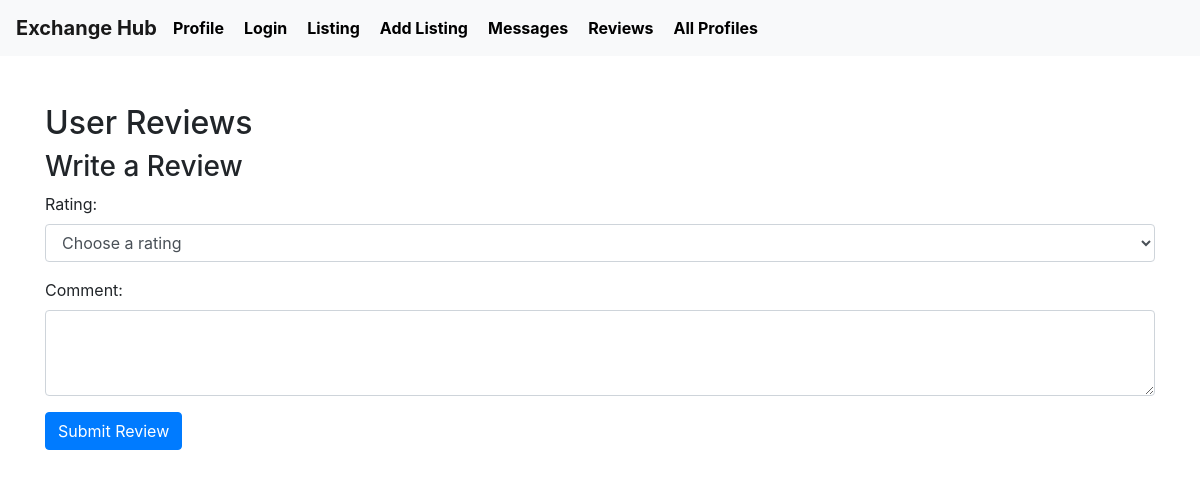
Page /user_reviews/1 on the earlier database version.
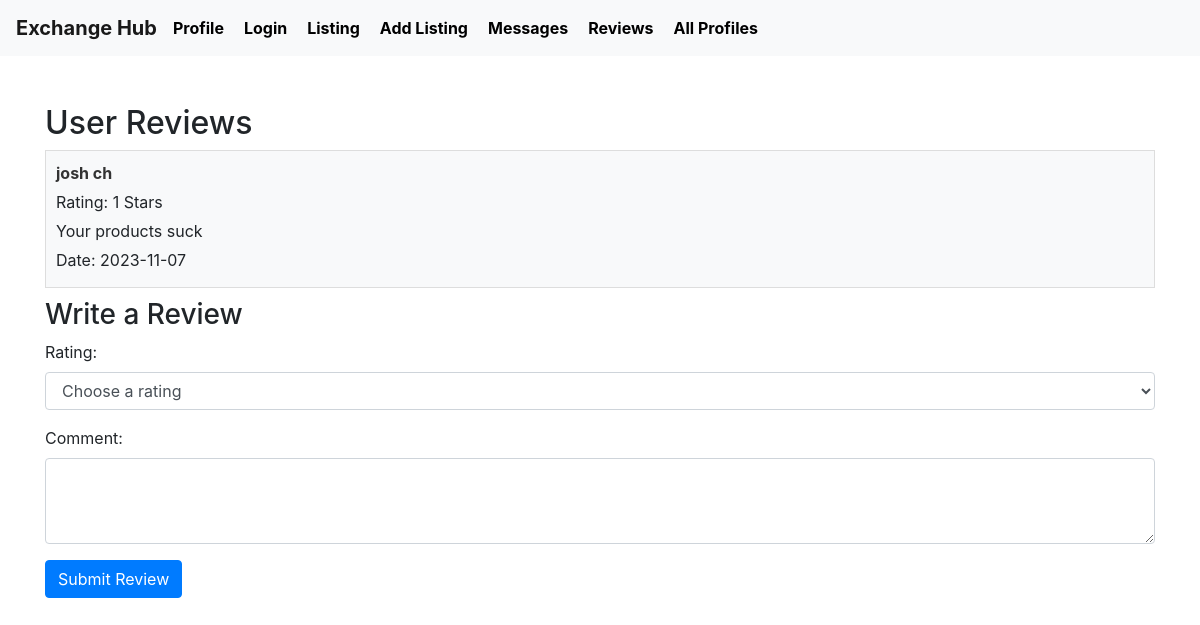
Same page on the later database version.
### tables this page shows
CREATE TABLE Review (
    reviewID INTEGER PRIMARY KEY AUTOINCREMENT,
    reviewerID INTEGER,
    reviewedUserID INTEGER,
    rating INTEGER NOT NULL,
    comment TEXT,
    datePosted DATE NOT NULL,
    FOREIGN KEY (reviewerID) REFERENCES User(userID),
    FOREIGN KEY (reviewedUserID) REFERENCES User(userID)
);

CREATE TABLE User (
    userID INTEGER PRIMARY KEY AUTOINCREMENT,
    firstName TEXT NOT NULL,
    lastName TEXT NOT NULL,
    email TEXT UNIQUE NOT NULL,
    hashedPassword TEXT NOT NULL,
    profileImage TEXT,
    location TEXT NOT NULL,
    joinDate DATE NOT NULL,
    lastLogin DATE NOT NULL
);

### app.py (the view)
@app.route('/user_reviews/<int:user_id>')
def user_reviews(user_id):
    conn = sqlite3.connect('database.db')
    conn.row_factory = sqlite3.Row
    cursor = conn.cursor()
    cursor.execute("""
        SELECT r.*, u.firstName, u.lastName FROM Review r
        JOIN User u ON r.reviewerID = u.userID
        WHERE r.reviewedUserID = ?
    """, (user_id,))
    reviews = cursor.fetchall()
    conn.close()
    return render_template('user_reviews.html', reviews=reviews)

### templates/user_reviews.html (shortened to what this page needs)
{% extends 'layout.html' %}
{% block content %}
    <h2>User Reviews</h2>
    <div class="reviews-container">
        {% for review in reviews %}
            <div class="review">
                <strong>{{ review.firstName }} {{ review.lastName }}</strong>
                <p>Rating: {{ review.rating }} Stars</p>
                <p>{{ review.comment }}</p>
                <p>Date: {{ review.datePosted }}</p>
            </div>
        {% endfor %}
    </div>
    <h3>Write a Review</h3>
    <form method="post" action="{{ url_for('submit_review') }}">
        <div class="form-group">
            <label for="rating">Rating:</label>
            <select name="rating" id="rating" class="form-control" required>
                <option value="">Choose a rating</option>
            </select>
        </div>
        <div class="form-group">
            <label for="comment">Comment:</label>
            <textarea name="comment" id="comment" class="form-control" rows="3" required></textarea>
        </div>
        <button type="submit" class="btn btn-primary">Submit Review</button>
    </form>
{% endblock %}

### templates/layout.html (shortened to what this page needs)
<!DOCTYPE html>
<html>
    <head>
        <link href="https://maxcdn.bootstrapcdn.com/bootstrap/4.5.2/css/bootstrap.min.css" rel="stylesheet">
        <link rel="stylesheet" href="{{ url_for('static', filename='style.css') }}">
        <link href="https://cdnjs.cloudflare.com/ajax/libs/font-awesome/5.15.1/css/all.min.css" rel="stylesheet">
    </head>
<body>
    <nav class="navbar navbar-expand-lg navbar-light bg-light">
        <a class="navbar-brand" href="#">Exchange Hub</a>
        <div class="collapse navbar-collapse" id="navbarNav">
            <ul class="navbar-nav">
                <li class="nav-item active">
                    <a href="{{ url_for('profile') }}">Profile</a>
                </li>
                <li class="nav-item">
                    <a href="{{ url_for('login') }}">Login</a>
                </li>
                <li class="nav-item">
                    <a href="{{ url_for('listings') }}">Listing</a>
                </li>
                <li class="nav-item">
                    <a href="{{ url_for('add_listing') }}">Add Listing</a>
                </li>
                <li class="nav-item">
                    <a href="{{ url_for('get_messages', other_user_id=2) }}">Messages</a>
                </li>
                <li class="nav-item">
                    <a href="{{ url_for('submit_review', user_id=session['user_id']) }}">Reviews</a>
                </li>
                <li class="nav-item">
                    <a href="{{ url_for('users') }}">All Profiles</a>
                </li>
            </ul>
        </div>
    </nav>
    <div class="container mt-5">
        <div>
            {% block content %}
            {% endblock %}
        </div>
    </div>
</body>
</html>

### static/style.css (style rules this page uses)
nav ul { list-style: none; padding: 0; margin: 0; }
nav li { display: inline; margin-right: 20px; }
nav a { text-decoration: none; color: #000; font-weight: bold; }
.review { border: 1px solid #ddd; padding: 10px; margin-bottom: 10px; }
.review strong { display: block; color: #333; }
.review p { margin: 5px 0; }
.review { background-color: #f8f9fa; }

Differences in the rows shown:
added Review: firstName "josh", lastName "ch", rating "1", comment "Your products suck", datePosted "2023-11-07"
